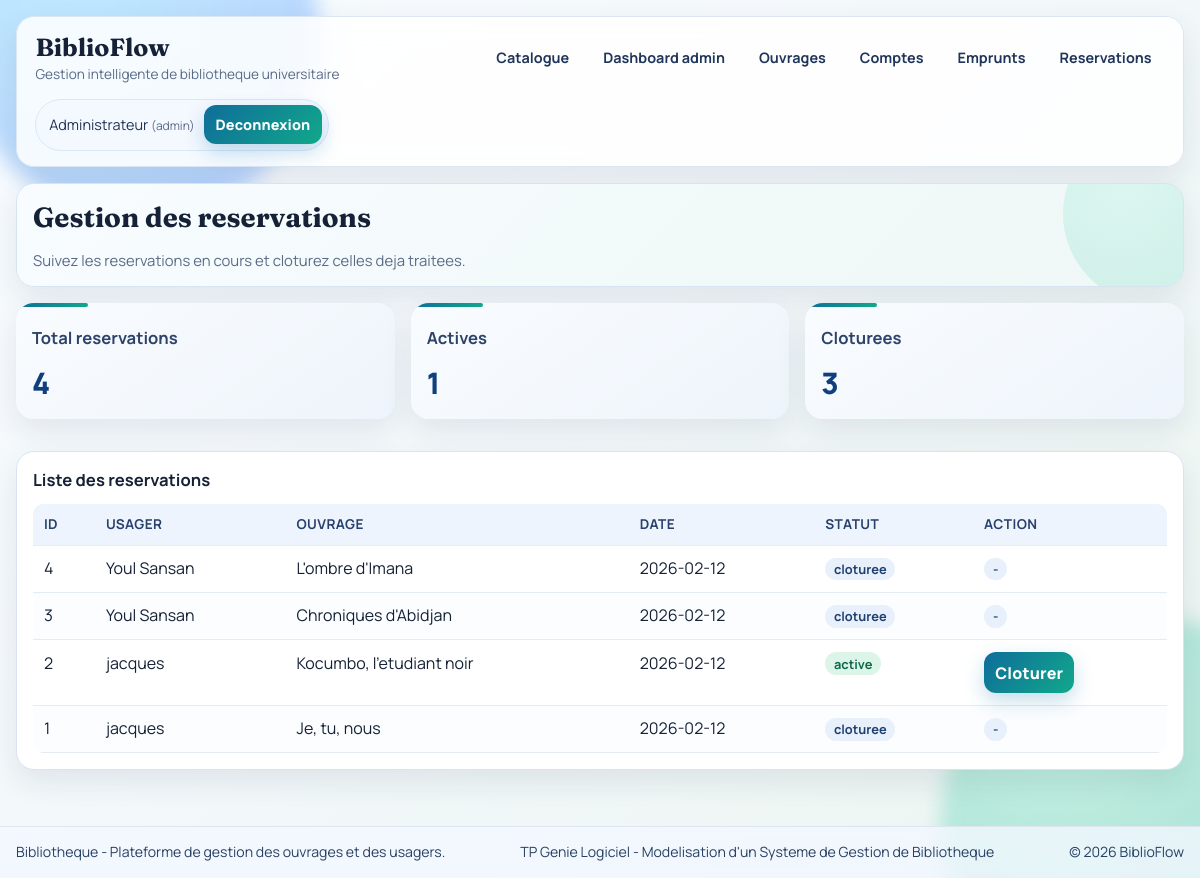
Before: /reservations (signed in) with the older database file.
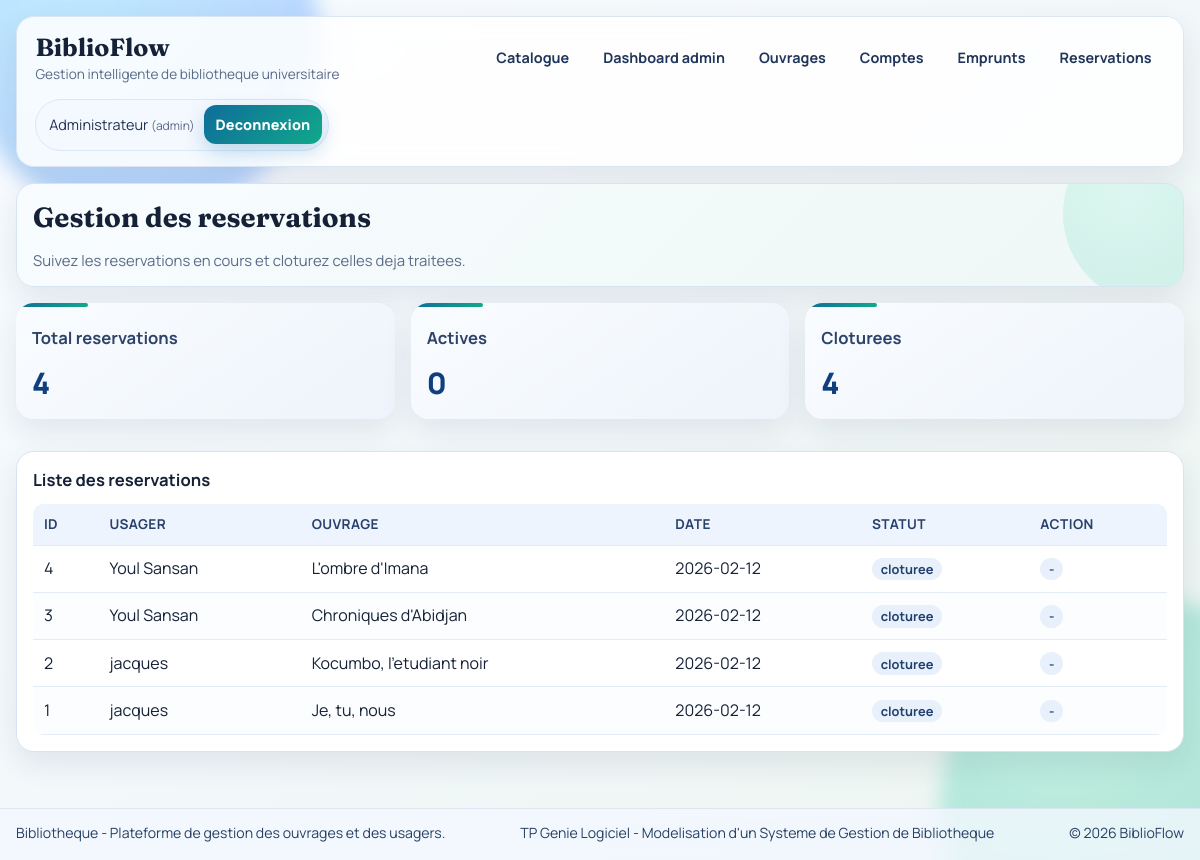
After: the same page with the newer database file.
### tables this page shows
CREATE TABLE users (
                id INTEGER PRIMARY KEY AUTOINCREMENT,
                full_name TEXT NOT NULL,
                email TEXT UNIQUE NOT NULL,
                phone TEXT,
                user_type TEXT NOT NULL DEFAULT 'adherent'
            , role TEXT NOT NULL DEFAULT 'user', password_hash TEXT, is_suspended INTEGER NOT NULL DEFAULT 0, suspension_reason TEXT, suspension_origin TEXT, suspension_date TEXT);

CREATE TABLE reservations (
                id INTEGER PRIMARY KEY AUTOINCREMENT,
                user_id INTEGER NOT NULL,
                book_id INTEGER NOT NULL,
                reservation_date TEXT NOT NULL DEFAULT (date('now')),
                status TEXT NOT NULL DEFAULT 'active',
                FOREIGN KEY(user_id) REFERENCES users(id) ON DELETE CASCADE,
                FOREIGN KEY(book_id) REFERENCES books(id) ON DELETE CASCADE
            );

CREATE TABLE books (
                id INTEGER PRIMARY KEY AUTOINCREMENT,
                title TEXT NOT NULL,
                author TEXT NOT NULL,
                isbn TEXT UNIQUE,
                total_copies INTEGER NOT NULL CHECK(total_copies >= 0),
                available_copies INTEGER NOT NULL CHECK(available_copies >= 0)
            , publisher TEXT, publication_year INTEGER);

### app.py (the view)
@app.route("/reservations")
@admin_required
def reservations():
    with get_db_connection() as conn:
        reservations_list = conn.execute(
            """
            SELECT r.id, r.reservation_date, r.status,
                   b.title AS book_title,
                   u.full_name AS user_name
            FROM reservations r
            JOIN books b ON b.id = r.book_id
            JOIN users u ON u.id = r.user_id
            ORDER BY r.id DESC
            """
        ).fetchall()
    return render_template("reservations.html", reservations=reservations_list)

### app.py (called while the page is built)
def get_db_connection() -> sqlite3.Connection:
    conn = sqlite3.connect(DB_PATH)
    conn.row_factory = sqlite3.Row
    conn.execute("PRAGMA foreign_keys = ON")
    return conn

def get_current_user() -> Optional[sqlite3.Row]:
    user_id = session.get("user_id")
    if not user_id:
        return None
    with get_db_connection() as conn:
        sync_user_suspensions(conn)
        return conn.execute("SELECT * FROM users WHERE id = ?", (user_id,)).fetchone()

def login_required(view):
    @wraps(view)
    def wrapped(*args, **kwargs):
        if not session.get("user_id"):
            flash("Veuillez vous connecter pour continuer.", "error")
            next_target = request.path if request.method == "GET" else url_for("catalog")
            return redirect(url_for("login", next=next_target))
        return view(*args, **kwargs)
    return wrapped

def admin_required(view):
    @wraps(view)
    @login_required
    def wrapped(*args, **kwargs):
        user = get_current_user()
        if user is None or user["role"] != "admin":
            flash("Acces reserve a l'administrateur.", "error")
            return redirect(url_for("user_dashboard"))
        return view(*args, **kwargs)
    return wrapped

@app.context_processor
def inject_user():
    return {"session_user": get_current_user(), "current_year": date.today().year}

### templates/reservations.html
{% extends "base.html" %}
{% block content %}
{% set ns = namespace(active=0, closed=0) %}
{% for reservation in reservations %}
    {% if reservation.status == 'active' %}{% set ns.active = ns.active + 1 %}{% else %}{% set ns.closed = ns.closed + 1 %}{% endif %}
{% endfor %}
<section class="card hero-card page-head reveal-up">
    <h2>Gestion des reservations</h2>
    <p class="muted">Suivez les reservations en cours et cloturez celles deja traitees.</p>
</section>
<section class="stats-grid">
    <article class="card stat reveal-up"><h3>Total reservations</h3><p>{{ reservations|length }}</p></article>
    <article class="card stat reveal-up"><h3>Actives</h3><p>{{ ns.active }}</p></article>
    <article class="card stat reveal-up"><h3>Cloturees</h3><p>{{ ns.closed }}</p></article>
</section>
<section class="card reveal-up">
    <h3>Liste des reservations</h3>
    <table>
        <thead>
        <tr><th>ID</th><th>Usager</th><th>Ouvrage</th><th>Date</th><th>Statut</th><th>Action</th></tr>
        </thead>
        <tbody>
        {% for reservation in reservations %}
        <tr>
            <td>{{ reservation.id }}</td>
            <td>{{ reservation.user_name }}</td>
            <td>{{ reservation.book_title }}</td>
            <td>{{ reservation.reservation_date }}</td>
            <td>
                {% if reservation.status == 'active' %}
                <span class="status-chip status-ok">active</span>
                {% else %}
                <span class="status-chip">cloturee</span>
                {% endif %}
            </td>
            <td>
                {% if reservation.status == 'active' %}
                <form method="post" action="{{ url_for('close_reservation', reservation_id=reservation.id) }}">
                    <button type="submit">Cloturer</button>
                </form>
                {% else %}
                <span class="status-chip">-</span>
                {% endif %}
            </td>
        </tr>
        {% else %}
        <tr><td colspan="6">Aucune reservation.</td></tr>
        {% endfor %}
        </tbody>
    </table>
</section>
{% endblock %}

### templates/base.html (shortened to what this page needs)
<!DOCTYPE html>
<html lang="fr">
<head>
    <link rel="stylesheet" href="{{ url_for('static', filename='style.css') }}">
</head>
<body>
<header class="topbar">
    <div class="brand-block">
        <a class="brand" href="{{ url_for('home') }}">BiblioFlow</a>
        <p>Gestion intelligente de bibliotheque universitaire</p>
    </div>
    <nav class="main-nav">
        <a href="{{ url_for('catalog') }}">Catalogue</a>
        {% if session_user and session_user.role == 'admin' %}
        <a href="{{ url_for('admin_dashboard') }}">Dashboard admin</a>
        <a href="{{ url_for('books') }}">Ouvrages</a>
        <a href="{{ url_for('users') }}">Comptes</a>
        <a href="{{ url_for('loans') }}">Emprunts</a>
        <a href="{{ url_for('reservations') }}">Reservations</a>
        {% elif session_user %}
        <a href="{{ url_for('user_dashboard') }}">Mon dashboard</a>
        {% endif %}
    </nav>
    {% if session_user %}
    <div class="session-box">
        <span>
            {{ session_user.full_name }} <small>({{ session_user.role }})</small>
        </span>
        <form method="post" action="{{ url_for('logout') }}">
            <button type="submit">Deconnexion</button>
        </form>
    </div>
    {% else %}
    <div class="session-box guest-box">
        <a class="btn-ghost" href="{{ url_for('login') }}">Connexion</a>
        <a class="btn-ghost" href="{{ url_for('register') }}">Inscription</a>
    </div>
    {% endif %}
</header>
<main class="container">
    {% block content %}{% endblock %}
</main>
<footer class="site-footer">
    <div class="site-footer-inner">
        <p>Bibliotheque - Plateforme de gestion des ouvrages et des usagers.</p>
        <p>TP Genie Logiciel - Modelisation d'un Systeme de Gestion de Bibliotheque</p>
        <p>&copy; {{ current_year }} BiblioFlow</p>
    </div>
</footer>
</body>
</html>

Changed rows visible on the page:
changed reservations "Kocumbo, l'etudiant noir": status "active Cloturer" → "cloturee -"
Other visible differences:
{{ ns.active }}: "1" → "0"
{{ ns.closed }}: "3" → "4"
